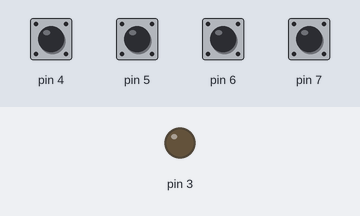
Bench run of a sketch on a simulated Arduino Uno, built with avr-gcc and run on an emulated ATmega328P. On the bench: output pins drawn as LEDs (lit = HIGH). The test bench sets the inputs (shaded band); at power-on: pin 4–7 HIGH.

Above: at 1.2 s.
1.3 s: pin 4 pulled LOW for 0.15 s
At 1.6 s:
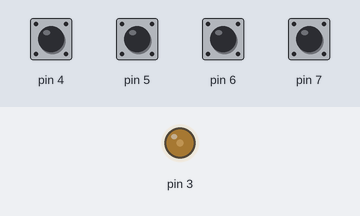
2.9 s: pin 5 pulled LOW for 0.15 s
At 4.0 s:
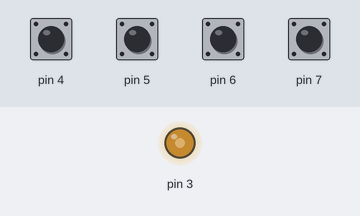
4.5 s: pin 6 pulled LOW for 0.15 s
At 5.2 s:
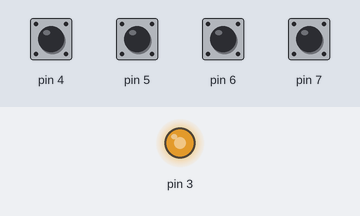
6.1 s: pin 7 pulled LOW for 0.15 s
At 6.4 s:
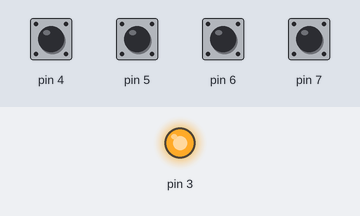
7.7 s: pin 4 pulled LOW for 1 s
At 8.9 s:
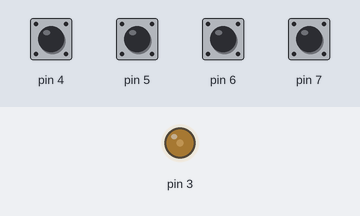
10.2 s: pin 5 pulled LOW for 1 s
At 10.8 s:
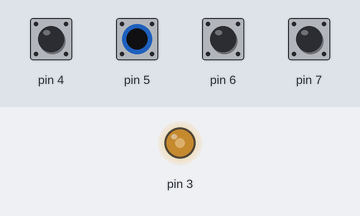
Timing chart, 0 to 13.2 s (numbered marks = the images above; inputs shaded):
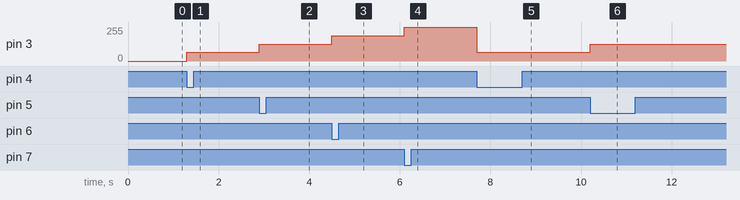

The sketch:

coolestcoolerforcooling.ino
```cpp
void setup() {
  pinMode(7, INPUT_PULLUP);
  pinMode(6, INPUT_PULLUP);
  pinMode(5, INPUT_PULLUP);
  pinMode(4, INPUT_PULLUP);
}

void loop() {
  int val = digitalRead(7);
  int val2 = digitalRead(6);
  int val3 = digitalRead(5);
  int val4 = digitalRead(4);
  if (val == LOW) {
      analogWrite(3, 255);
  delay(1000);
  }
  if (val2 == LOW) {
     analogWrite(3, 191);
  delay(1000);
  }
  if (val3 == LOW) {
    analogWrite(3, 127);
  delay(1000);
  }
  if (val4 == LOW) {
    analogWrite(3, 64);
  delay(1000);
  }
}
```

Measured:
- after the input at 1.3 s, pin 3: 0/255 → 64/255 at once
- after the input at 2.9 s, pin 3: 64/255 → 127/255 at once
- after the input at 4.5 s, pin 3: 127/255 → 191/255 at once
- after the input at 6.1 s, pin 3: 191/255 → 255/255 at once
- after the input at 7.7 s, pin 3: 255/255 → 64/255 at once
- after the input at 10.2 s, pin 3: 64/255 → 127/255 at once
